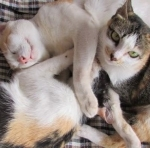
%> input picture DFT-denoise/cat.jpg, 150 x 148 px
$ octave main.m   (GNU Octave 9; MATLAB toolbox functions it lacks are replaced by stand-ins)
%> lines starting %> are read from the running program, lines starting %| are printed output that depends on the picture; in (x1, y1, x2, y2) boxes, pixels count from 0 and x2, y2 are one past the last pixel; in counts of white or black regions, pixels touching at a corner belong together; the program's own positions count from 1
### DFT-denoise/add_noise.m
function [output] = add_noise(input,r)
    [m, n, z] = size(input);
        %% FT image
    F_img = fft2(input);
    F_mag = fftshift(F_img);

        %% Creat a filter
    filter_1 = zeros(m,n);
    r = r-2;
    filter_1(r:m-r,r:n-r) =1;  % create circle filter and center it

        %% Add noise
    noise_fil = filter_1+1==1;

    rng(1)
    noise = 500*rand(m,n);
    noise_fil = noise.*noise_fil;
    F_mag = F_mag + noise_fil;

        %% IFT image
    fil_img = ifftshift(F_mag);
    result = real(ifft2(fil_img));
    output = real(result);
end

### DFT-denoise/main.m
clc;
clear all;
close all;

%% load image and convert to double-precision greyscale
image=imread('cat.jpg');
%> image is the input picture: size 148x150x3 uint8; mean R, G, B 150.2, 137.5, 130.9
image=im2double(image);
%> image: size 148x150x3 double
gray_img=rgb2gray(image);
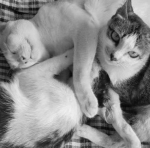
%> gray_img: size 148x150 double; min 0.0269, max 0.946, mean 0.551

% define add noise size, and create subplot
r=20;
figure('Name','TA provided noise');
subplot(2,4,1),imshow(gray_img);title('Original Image');

%% Part 1: Use gray_img to compute 2D DFT
% apply noise to gray_img
noisy_gray_img=add_noise(gray_img, r);
%> in add_noise, `filter_1(r:m-r,r:n-r) =1;`:
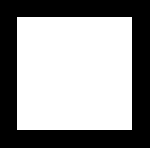
%> filter_1: size 148x150 double; values 0 (black) and 1 (white), 58.5% white; 1 black region, box (x1, y1, x2, y2) and area: (0, 0, 150, 148) 9205
%> in add_noise, `result = real(ifft2(fil_img));`:
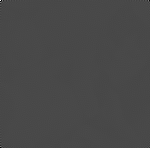
%> result: size 148x150 double; min -40.73, max 104.1, mean 0.6; drawn with min black and max white
subplot(2,4,2),imshow(noisy_gray_img);title('Noised Image');
%> after `imshow(noisy_gray_img)`:
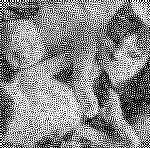
%> displayed picture: size 148x150, on the screen's scale of 0 to 255; min 0, max 255, mean 136.9

% apply 2D DFT to gray_img & noisy_gray_img
% also record elapsed time
%> the run ends on the next line
FT_gray_img=DFT_2D(gray_img);
% [192 lines not run here, left out]
function [output]=DFT_2D(input)
    [rows, cols]=size(input);
    output=zeros(rows, cols);
    row_dft = zeros(rows, cols);
    % perform 1D DFT on rows dimension
    for kk = 1:rows
        row_dft(kk,:)=DFT_1D(input(kk,:));
    end
    % perform 1D DFT on cols dimension
    for ll = 1:cols
        output(:,ll)=DFT_1D(row_dft(:,ll).');
    end
end

%% Subprogram 2: implementation of 2D IDFT
% method: break down to two 1D IDFT(efficient)
% input: 2D DFT coefficient matrix
% output: 2D recover image
function [output]=IDFT_2D(input)
    [rows, cols]=size(input);
    output=zeros(rows,cols);
    row_idft = zeros(rows, cols);
    % perform 1D DFT on rows dimension
    for kk = 1:rows
        row_idft(kk,:)=IDFT_1D(input(kk,:));
    end
    % perform 1D DFT on cols dimension
    for ll = 1:cols
        output(:,ll)=IDFT_1D(row_idft(:,ll).');
    end
end

%% Subprogram 3: implementation of 1D DFT(used in DFT_2D())
% input: 1D image(1*N)
% output: 1D DFT coefficient matrix
function [output]=DFT_1D(input)
    N=length(input);
    output=zeros(1,N);
    % compute 1D DFT
    for ii=1:N
        for jj=1:N
            output(ii)=output(ii)+input(jj)*exp(-1i*2*pi*(ii-1)*(jj-1)/N);
        end
    end
end
